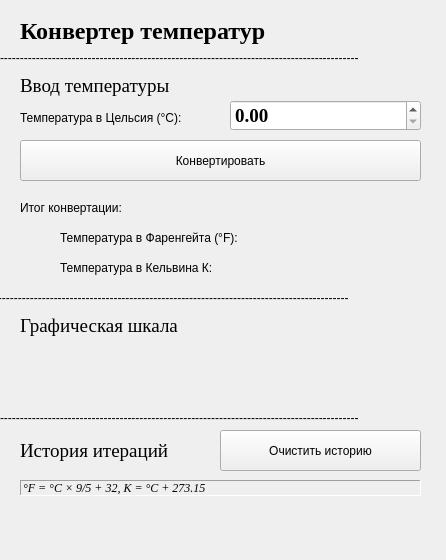
<?xml version="1.0" encoding="UTF-8"?>
<ui version="4.0">
 <class>MainWindow</class>
 <widget class="QMainWindow" name="MainWindow">
  <property name="geometry">
   <rect>
    <x>0</x>
    <y>0</y>
    <width>446</width>
    <height>560</height>
   </rect>
  </property>
  <property name="minimumSize">
   <size>
    <width>446</width>
    <height>560</height>
   </size>
  </property>
  <property name="maximumSize">
   <size>
    <width>446</width>
    <height>16777215</height>
   </size>
  </property>
  <property name="windowTitle">
   <string>MainWindow</string>
  </property>
  <widget class="QWidget" name="centralwidget">
   <property name="font">
    <font>
     <pointsize>9</pointsize>
    </font>
   </property>
   <widget class="QLabel" name="label">
    <property name="geometry">
     <rect>
      <x>20</x>
      <y>0</y>
      <width>351</width>
      <height>61</height>
     </rect>
    </property>
    <property name="font">
     <font>
      <family>Times New Roman</family>
      <pointsize>18</pointsize>
      <weight>75</weight>
      <bold>true</bold>
     </font>
    </property>
    <property name="text">
     <string>Конвертер температур</string>
    </property>
   </widget>
   <widget class="QLabel" name="label_2">
    <property name="geometry">
     <rect>
      <x>0</x>
      <y>50</y>
      <width>461</width>
      <height>16</height>
     </rect>
    </property>
    <property name="text">
     <string>------------------------------------------------------------------------------------------</string>
    </property>
   </widget>
   <widget class="QLabel" name="label_3">
    <property name="geometry">
     <rect>
      <x>20</x>
      <y>70</y>
      <width>291</width>
      <height>31</height>
     </rect>
    </property>
    <property name="font">
     <font>
      <family>Times New Roman</family>
      <pointsize>14</pointsize>
     </font>
    </property>
    <property name="text">
     <string>Ввод температуры</string>
    </property>
   </widget>
   <widget class="QLabel" name="label_4">
    <property name="geometry">
     <rect>
      <x>20</x>
      <y>110</y>
      <width>351</width>
      <height>16</height>
     </rect>
    </property>
    <property name="text">
     <string>Температура в Цельсия (°C):</string>
    </property>
   </widget>
   <widget class="QDoubleSpinBox" name="doubleSpinBox">
    <property name="geometry">
     <rect>
      <x>230</x>
      <y>100</y>
      <width>191</width>
      <height>31</height>
     </rect>
    </property>
    <property name="font">
     <font>
      <family>Times New Roman</family>
      <pointsize>14</pointsize>
      <weight>75</weight>
      <bold>true</bold>
     </font>
    </property>
    <property name="cursor">
     <cursorShape>PointingHandCursor</cursorShape>
    </property>
   </widget>
   <widget class="QPushButton" name="pushButton">
    <property name="geometry">
     <rect>
      <x>20</x>
      <y>140</y>
      <width>401</width>
      <height>41</height>
     </rect>
    </property>
    <property name="cursor">
     <cursorShape>PointingHandCursor</cursorShape>
    </property>
    <property name="text">
     <string>Конвертировать</string>
    </property>
   </widget>
   <widget class="QPushButton" name="pushButton_2">
    <property name="geometry">
     <rect>
      <x>220</x>
      <y>430</y>
      <width>201</width>
      <height>41</height>
     </rect>
    </property>
    <property name="cursor">
     <cursorShape>PointingHandCursor</cursorShape>
    </property>
    <property name="text">
     <string>Очистить историю</string>
    </property>
   </widget>
   <widget class="QLabel" name="label_5">
    <property name="geometry">
     <rect>
      <x>60</x>
      <y>230</y>
      <width>351</width>
      <height>16</height>
     </rect>
    </property>
    <property name="text">
     <string>Температура в Фаренгейта (°F):</string>
    </property>
   </widget>
   <widget class="QLabel" name="label_6">
    <property name="geometry">
     <rect>
      <x>20</x>
      <y>200</y>
      <width>291</width>
      <height>16</height>
     </rect>
    </property>
    <property name="text">
     <string>Итог конвертации:</string>
    </property>
   </widget>
   <widget class="QLabel" name="label_7">
    <property name="geometry">
     <rect>
      <x>60</x>
      <y>260</y>
      <width>331</width>
      <height>16</height>
     </rect>
    </property>
    <property name="text">
     <string>Температура в Кельвина К:</string>
    </property>
   </widget>
   <widget class="QLabel" name="label_8">
    <property name="geometry">
     <rect>
      <x>-10</x>
      <y>290</y>
      <width>511</width>
      <height>16</height>
     </rect>
    </property>
    <property name="text">
     <string>------------------------------------------------------------------------------------------</string>
    </property>
   </widget>
   <widget class="QLabel" name="label_9">
    <property name="geometry">
     <rect>
      <x>20</x>
      <y>310</y>
      <width>231</width>
      <height>31</height>
     </rect>
    </property>
    <property name="font">
     <font>
      <family>Times New Roman</family>
      <pointsize>14</pointsize>
     </font>
    </property>
    <property name="text">
     <string>Графическая шкала</string>
    </property>
   </widget>
   <widget class="QLabel" name="label_10">
    <property name="geometry">
     <rect>
      <x>0</x>
      <y>410</y>
      <width>461</width>
      <height>16</height>
     </rect>
    </property>
    <property name="text">
     <string>------------------------------------------------------------------------------------------</string>
    </property>
   </widget>
   <widget class="QLabel" name="label_11">
    <property name="geometry">
     <rect>
      <x>20</x>
      <y>440</y>
      <width>191</width>
      <height>21</height>
     </rect>
    </property>
    <property name="font">
     <font>
      <family>Times New Roman</family>
      <pointsize>14</pointsize>
     </font>
    </property>
    <property name="text">
     <string>История итераций</string>
    </property>
   </widget>
   <widget class="QLabel" name="label_12">
    <property name="geometry">
     <rect>
      <x>20</x>
      <y>480</y>
      <width>401</width>
      <height>16</height>
     </rect>
    </property>
    <property name="font">
     <font>
      <family>Times New Roman</family>
      <italic>true</italic>
     </font>
    </property>
    <property name="frameShape">
     <enum>QFrame::Panel</enum>
    </property>
    <property name="frameShadow">
     <enum>QFrame::Sunken</enum>
    </property>
    <property name="text">
     <string>°F = °C × 9/5 + 32, К = °C + 273.15</string>
    </property>
   </widget>
   <widget class="QLabel" name="label_13">
    <property name="geometry">
     <rect>
      <x>290</x>
      <y>230</y>
      <width>131</width>
      <height>16</height>
     </rect>
    </property>
    <property name="font">
     <font>
      <family>Times New Roman</family>
      <pointsize>14</pointsize>
      <weight>75</weight>
      <bold>true</bold>
     </font>
    </property>
    <property name="text">
     <string/>
    </property>
   </widget>
   <widget class="QLabel" name="label_14">
    <property name="geometry">
     <rect>
      <x>260</x>
      <y>260</y>
      <width>161</width>
      <height>16</height>
     </rect>
    </property>
    <property name="font">
     <font>
      <family>Times New Roman</family>
      <pointsize>14</pointsize>
      <weight>75</weight>
      <bold>true</bold>
     </font>
    </property>
    <property name="text">
     <string/>
    </property>
   </widget>
  </widget>
 </widget>
 <resources/>
 <connections/>
</ui>
